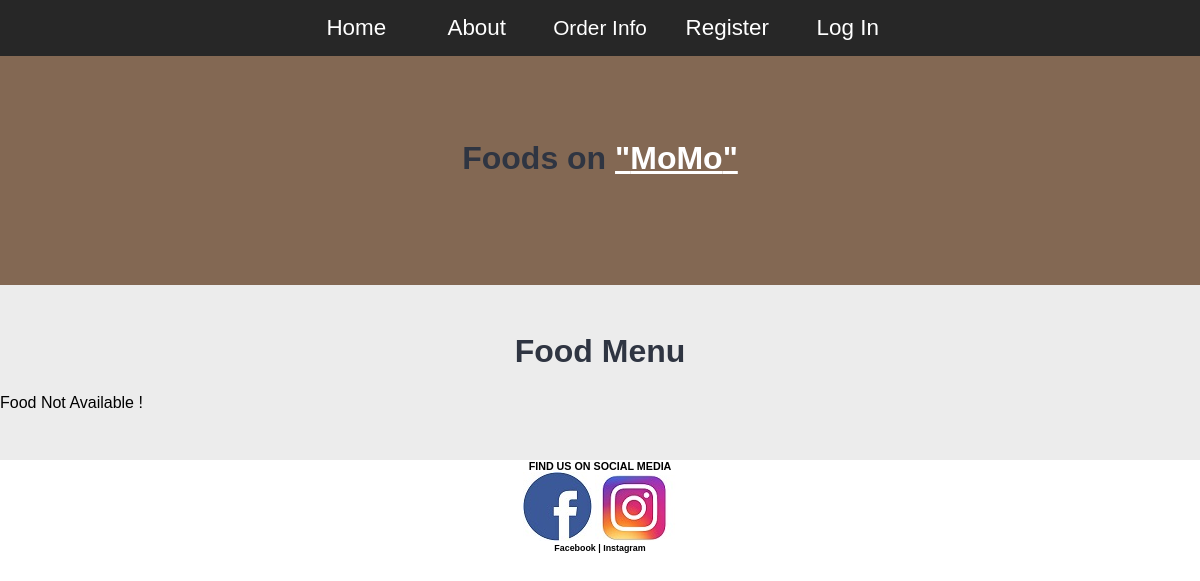
The app's page /category-foods.php?category_id=10, older data.
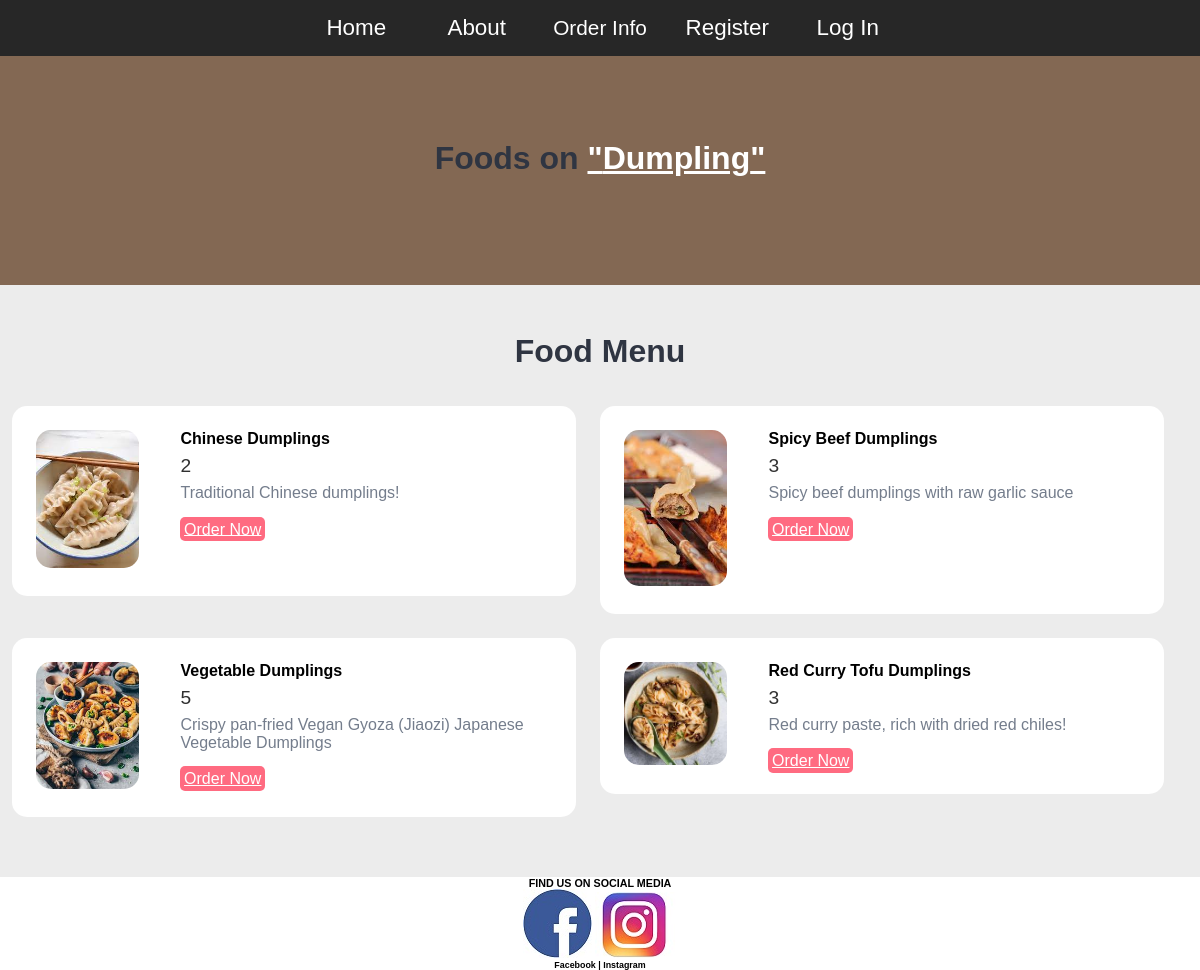
The same page, newer data.
### tables this page shows
CREATE TABLE `tbl_category` (
  `id` int(10) UNSIGNED NOT NULL,
  `title` varchar(100) NOT NULL,
  `image_name` varchar(255) NOT NULL,
  `featured` varchar(10) NOT NULL,
  `active` varchar(10) NOT NULL
);

CREATE TABLE `tbl_food` (
  `id` int(10) UNSIGNED NOT NULL,
  `title` varchar(100) NOT NULL,
  `description` text NOT NULL,
  `price` decimal(10,0) NOT NULL,
  `image_name` varchar(255) NOT NULL,
  `category_id` int(11) UNSIGNED NOT NULL,
  `featured` varchar(10) NOT NULL,
  `active` varchar(10) NOT NULL
);

### category-foods.php (the view, shortened to what this page needs)
<?php include('config/constants.php');?>
<?php
    if(isset($_GET['category_id'])){
        $category_id = $_GET['category_id'];
        $sql = "SELECT title FROM tbl_category WHERE id=$category_id";
        $res = mysqli_query($conn, $sql);
        $row = mysqli_fetch_assoc($res);
        $category_title =$row['title'];
    }
    else{
        header('location:'.SITEURL.'categories.php');
    }
?>
<!DOCTYPE html>
<html>
    <head>
        <link href="CSS/orderstyle.css" rel="stylesheet" />
    </head>
    <body>
        <header>
            <nav>
                <ul>
                    <li class="home"> <a href="<?php echo SITEURL; ?>index.php" >  Home</a></li>
                    <li class="about"><a href="<?php echo SITEURL; ?>about.php">About</a></li>
                    <div class="dropdown">
                        <button class="dropbtn"><a class="active" href="Pizza.html"></a>Order Info</button>
                        </div>
                    <li class="register"><a href="register.html">Register</a></li>
                    <li class="register"><a href="login.html">Log In</a></li>
                </ul>
            </nav>
        </header>
<section class="food-search text-center">
    <div class="container">
        <h2>Foods on <a href="#" class="text-white">"<?php echo $category_title; ?>"</a></h2>
    </div>
</section>
    <section class="food-menu">
        <div class="container">
            <h2 class="text-center">Food Menu</h2>
            <?php
            $sql2= "SELECT * FROM tbl_food WHERE category_id = $category_id";
            $res2 = mysqli_query($conn, $sql2);
            $count2 = mysqli_num_rows($res2);
            if($count2 > 0){
                while($row2 =mysqli_fetch_assoc($res2)){
                    $title = $row2['title'];
                    $price = $row2['price'];
                    $description = $row2['description'];
                    $image_name = $row2['image_name'];
                    ?>
                   <div class="food-menu-box">
                      <div class="food-menu-img">
                        <?php
                            if($image_name == ""){
                                echo "<div class = 'error'>Image Not Available </div>";
                            }
                            else{
                                ?>
                                    <img src="<?php echo SITEURL;?>images/food/<?php echo $image_name ;?>" alt="Chicke Hawain Pizza" class="img-responsive img-curve">
                                <?php
                            }
                        ?>
                      </div>
                       <div class="food-menu-desc">
                       <h4><?php echo $title ;?></h4>
                        <p class="food-price"><?php echo $price; ?></p>
                        <p class="food-detail">
                            <?php echo $description; ?>
                         </p>
                         <br>
                         <a href="#" class="btn btn-primary">Order Now</a>
                          </div>
                    </div>
                    <?php
                }
            }
            else{
                echo "<div class ='error'>Food Not Available !</div>";
            }
            ?>
        </div>
    </section>
            <footer>
                <div>
                    <h6 style="text-align: center; ">FIND US ON SOCIAL MEDIA<h6>
                        <div class="center">
                            <a href="https://www.facebook.com/" target="_blank"><img src="images/fb_original.jpg" alt="facebook" /></a>
                            <a href="https:/www.instagram.com/" target="_blank"><img src="images/insta.jpg" alt="instagram" /></a>
                            <h5 style="text-align: center; ">Facebook           |         Instagram<h5>
                </div>
            </footer>
    </body>
</html>

### CSS/orderstyle.css (style rules this page uses)
* { margin:0; padding:0 ; font-family: Arial, Helvetica, sans-serif; }
body { margin: 0; padding: 0; background-color:white; }
p { font-family:Arial,sans-serif; font-size:22px; color:#303030 }
.food-search { background-image: url(../images/brown.jpg); background-size: cover; background-repeat: no-repeat; background-position: center; padding: 7% 0; }
.img-responsive { width: 100%; }
.img-curve { border-radius: 15px; }
.text-center { text-align: center; }
.text-white { color: white; }
.btn { padding: 1%; border: none; font-size: 1rem; border-radius: 5px; }
.btn-primary { background-color: #ff6b81; color: white; cursor: pointer; }
h2 { color: #2f3542; font-size: 2rem; margin-bottom: 2%; }
.food-menu { background-color: #ececec; padding: 4% 0; }
.food-menu-box { width: 43%; margin: 1%; padding: 2%; float: left; background-color: white; border-radius: 15px; }
.food-menu-img { width: 20%; float: left; }
.food-menu-desc { width: 70%; float: left; margin-left: 8%; }
.food-price { font-size: 1.2rem; margin: 2% 0; }
.food-detail { font-size: 1rem; color: #747d8c; }
nav ul { list-style: none; background-color: #272727; text-align: center; padding: 0; margin: 0; }
nav li { font-family: Arial,sans-serif; font-size: 1.2em; line-height: 40px; height: 40px; border-bottom: 1px solid #888; }
nav a { text-decoration: none; color: #fff; display: block; transition: .3s background-color; }
.center { text-align: center; }
@media screen and (min-width: 600px) { nav li { width: 120px; border-bottom: none; height: 50px; line-height: 50px; font-size: 1.4em; } }
@media screen and (min-width: 600px) { nav li { display: inline-block; margin-right: -4px; } }
@media screen and (min-width: 600px) { .dropbtn { background-color: #272727; color: white; padding: 16px; font-family:Arial,sans-serif; font-size: 1.3em; border: none; cursor: pointer; } }
@media screen and (min-width: 600px) { .dropdown { position: relative; display: inline-block; } }

Row changes from the older to the newer data that the page shows:
changed tbl_category: title "MoMo" → "Dumpling"
added tbl_food: image_name (picture), title "Chinese Dumplings", price "2", description "Traditional Chinese dumplings!"
added tbl_food: image_name (picture), title "Spicy Beef Dumplings", price "3", description "Spicy beef dumplings with raw garlic sauce"
added tbl_food: image_name (picture), title "Vegetable Dumplings", price "5", description "Crispy pan-fried Vegan Gyoza (Jiaozi) Japanese Vegetable Dumplings"
added tbl_food: image_name (picture), title "Red Curry Tofu Dumplings", price "3", description "Red curry paste, rich with dried red chiles!"
Text that changed along with them:
text no longer shown: "Food Not Available !"
